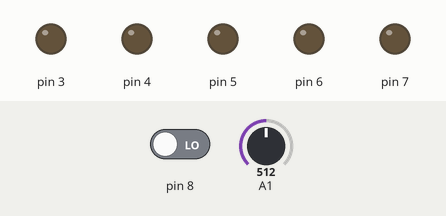
This sketch was run on a simulated Arduino Uno, built with avr-gcc and run on an emulated ATmega328P. Shown: output pins drawn as LEDs (lit = HIGH). Dashed ring = blinking. Inputs (shaded band) come from the test bench; at power-on: pin 8 LOW, A1 = 512.

Above: at 1.2 s.
1.3 s: pin 8 driven HIGH
At 1.8 s:
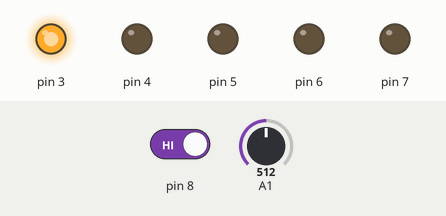
4.3 s: A1 set to 443
7.3 s: A1 set to 426
10.3 s: A1 set to 306
13.3 s: A1 set to 122
At 14.19 s:
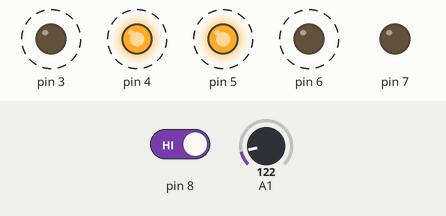
Timing chart, 0 to 17.3 s (numbered marks = the images above; inputs shaded):
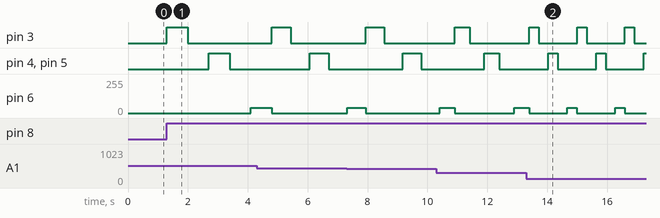

The sketch:

tp_n_2_lectura_digital_an_loga1.ino
```cpp
int pot, Vel;
void setup()
{
pinMode( 3 , OUTPUT);
pinMode( 4 , OUTPUT);
pinMode( 5 , OUTPUT);
pinMode( 6 , OUTPUT);
pinMode( 7 , OUTPUT);
pinMode( 8, INPUT);
pinMode( A1, INPUT);
}
void loop()
{
pot = analogRead(A1);
Vel = map(pot, 0, 1024, 200, 1200);
if( digitalRead( 8 ) == HIGH )
{
analogWrite( 3 , 255);
delay(Vel);
analogWrite( 3 , 0);
delay(Vel);
}
if( digitalRead( 8 ) == HIGH )
{
pot = analogRead(A1);
Vel = map(pot, 0, 1024, 200, 1200);
digitalWrite( 4 , HIGH);
digitalWrite( 5 , HIGH );
analogWrite( 3 ,0);
delay(Vel);
pot = analogRead(A1);
Vel = map(pot, 0, 1024, 200, 1200);
digitalWrite( 4 , LOW);
digitalWrite( 5 , LOW);
delay( Vel );
}
if( digitalRead( 8 ) == HIGH )
{
pot = analogRead(A1);
Vel = map(pot, 0, 1024, 200, 1200);
analogWrite( 6 , 40);
analogWrite( 7 , 40);
delay(Vel);
pot = analogRead(A1);
Vel = map(pot, 0, 1024, 200, 1200);
analogWrite( 6 , 0);
analogWrite( 7 , 0);
}

}
```

Measured:
- after the input at 1.3 s, pin 3: LOW → HIGH at once, → LOW 0.70 s later; pin 4, pin 5: LOW → HIGH after 1.4 s, → LOW 0.70 s later; pin 6: 0/255 → 40/255 after 2.8 s
- after the input at 13.3 s, pin 3: alternates HIGH for 0.32 s and LOW for 1.3 s, starting after 0.42 s
